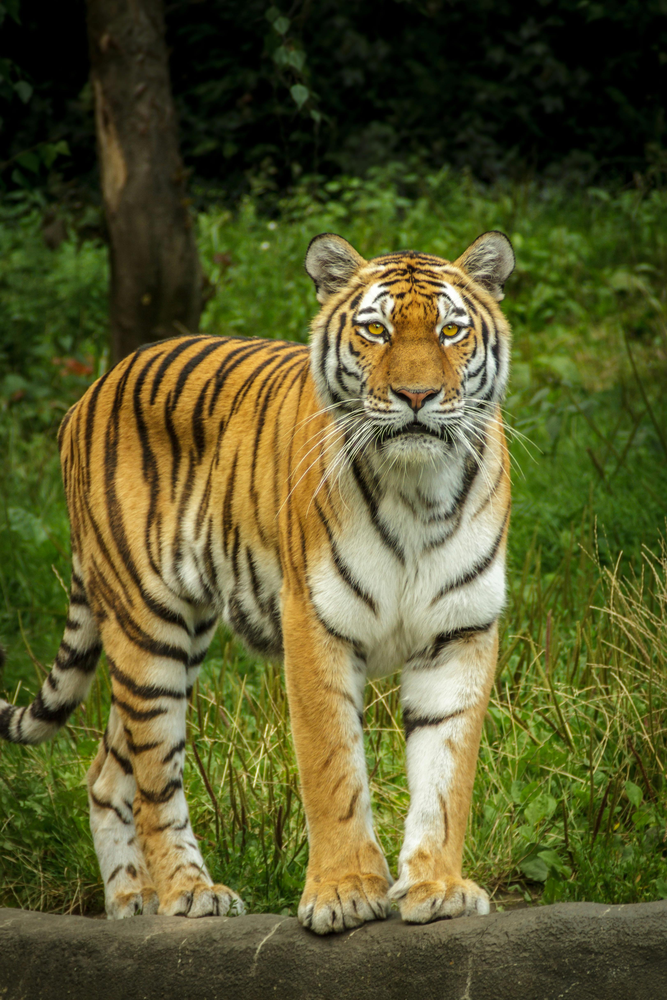
#> input picture image.png, 667 x 1000 px, shrunk from 3245 x 4867 before the run
$ jupyter execute Assignment5.ipynb
#> lines starting #> are read from the running program, lines starting #| are printed output that depends on the picture
[cell 1]
import cv2
import numpy as np
import matplotlib.pyplot as plt

img_color = cv2.imread(r"image.png")
#> img_color is the input picture: shape (1000, 667, 3); mean B, G, R 44.4, 89.1, 88.9
img_gray = cv2.cvtColor(img_color, cv2.COLOR_BGR2GRAY)
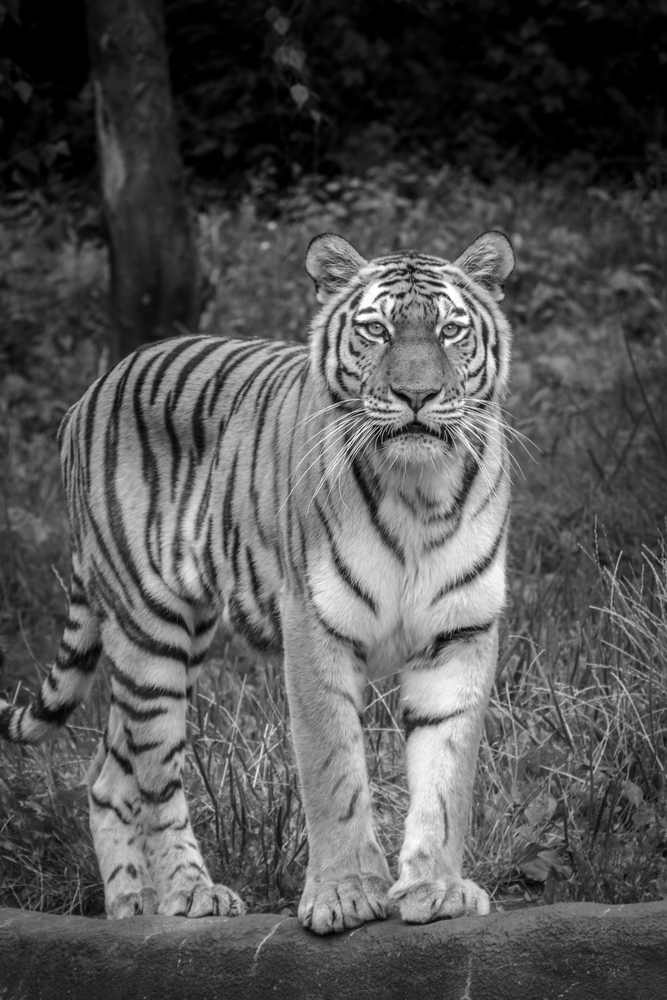
#> img_gray: shape (1000, 667); min 0, max 255, mean 83.9

# Contrast Stretching
min_val = np.min(img_gray)
#> min_val = 0
max_val = np.max(img_gray)
#> max_val = 255
contrast_stretched = ((img_gray - min_val) / (max_val - min_val) * 255).astype(np.uint8)

# Histogram Equalization
equalized = cv2.equalizeHist(img_gray)
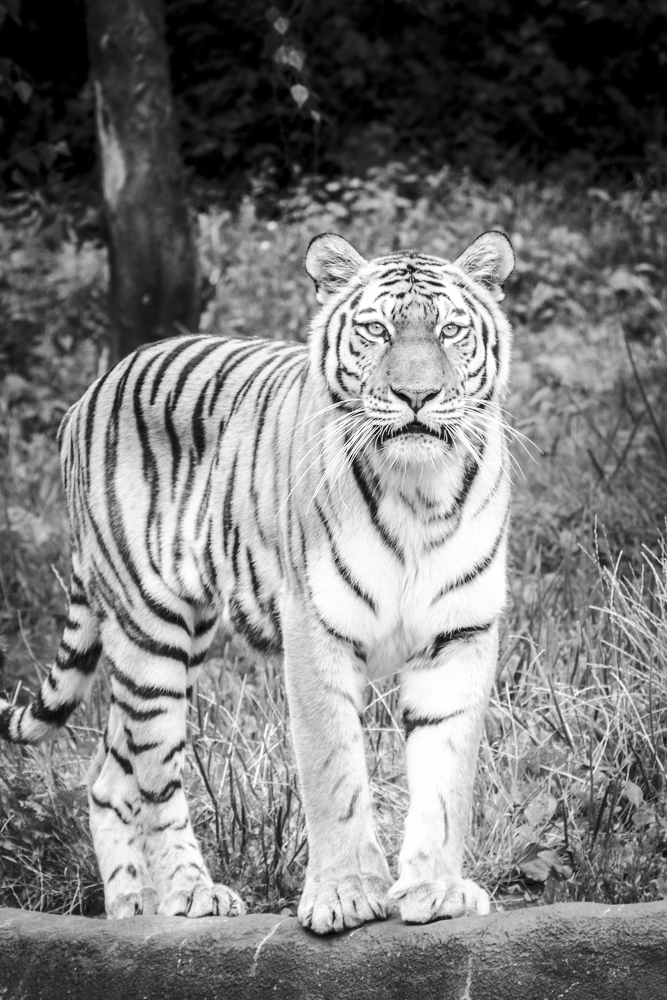
#> equalized: shape (1000, 667); min 0, max 255, mean 123.6

# Display images
plt.figure(figsize=(22, 8))  # Bigger figure

plt.subplot(1, 4, 1)
plt.imshow(cv2.cvtColor(img_color, cv2.COLOR_BGR2RGB))  # Convert BGR to RGB
plt.title('Original Color', fontsize=16)
plt.axis('off')

plt.subplot(1, 4, 2)
plt.imshow(img_gray, cmap='gray')
plt.title('Original Grayscale', fontsize=16)
plt.axis('off')

plt.subplot(1, 4, 3)
plt.imshow(contrast_stretched, cmap='gray')
plt.title('Contrast Stretched', fontsize=16)
plt.axis('off')

plt.subplot(1, 4, 4)
plt.imshow(equalized, cmap='gray')
plt.title('Histogram Equalized', fontsize=16)
plt.axis('off')

plt.show()
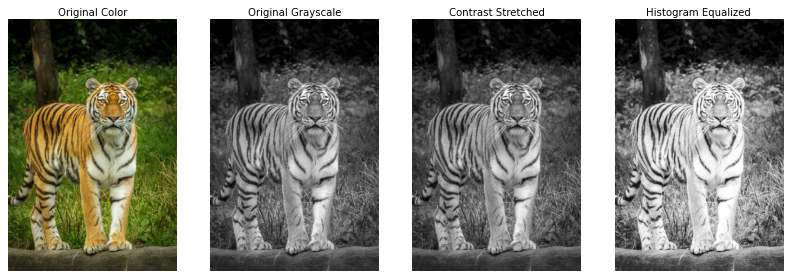
#> figure drawn by matplotlib, 4 panels

# Display histograms
plt.figure(figsize=(22, 6))

colors = ('b', 'g', 'r')
plt.subplot(1, 4, 1)
for i, col in enumerate(colors):
    hist = cv2.calcHist([img_color], [i], None, [256], [0, 256])
    plt.plot(hist, color=col)
    plt.xlim([0, 256])
plt.title('Color Histogram', fontsize=14)

plt.subplot(1, 4, 2)
plt.hist(img_gray.ravel(), 256, [0, 256])
plt.title('Original Grayscale Histogram', fontsize=14)

plt.subplot(1, 4, 3)
plt.hist(contrast_stretched.ravel(), 256, [0, 256])
plt.title('Contrast Stretched Histogram', fontsize=14)

plt.subplot(1, 4, 4)
plt.hist(equalized.ravel(), 256, [0, 256])
plt.title('Histogram Equalized Histogram', fontsize=14)

plt.show()
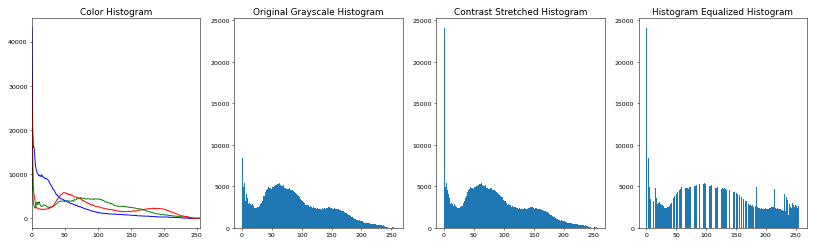
#> figure drawn by matplotlib, 4 panels; panel 1: curve peaks at x = 0, y = 43175; panel 1: curve peaks at x = 0, y = 24369; panel 1: curve peaks at x = 0, y = 32295; panel 2: tallest bar 24080 high, from x = 0 to 1

$ run again, with fdip2.jpeg saved as image.png
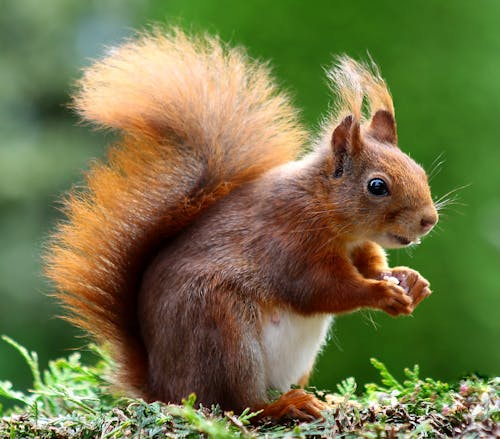
#> input picture fdip2.jpeg, 500 x 439 px
#> img_color is the input picture: shape (439, 500, 3); mean B, G, R 70.1, 115.5, 114.4
#> `img_gray = cv2.cvtColor(img_color, cv2.COLOR_BGR2GRAY)`:
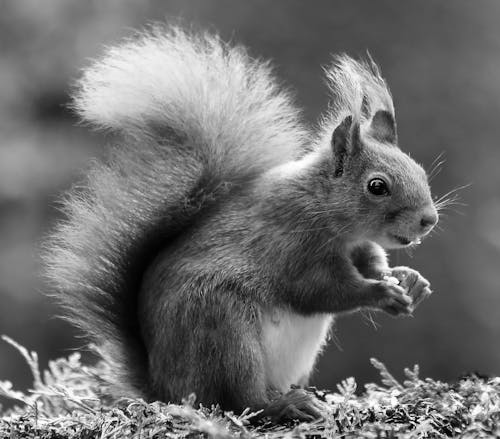
#> img_gray: shape (439, 500); min 0, max 255, mean 110
#> min_val = 0
#> max_val = 255
#> `plt.show()`:
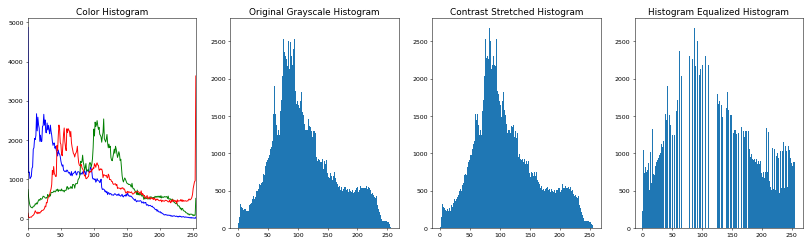
#> figure drawn by matplotlib, 4 panels; panel 1: curve peaks at x = 0, y = 4865; panel 1: curve peaks at x = 115, y = 2537; panel 1: curve peaks at x = 255, y = 3632; panel 2: tallest bar 2677 high, from x = 82 to 83
